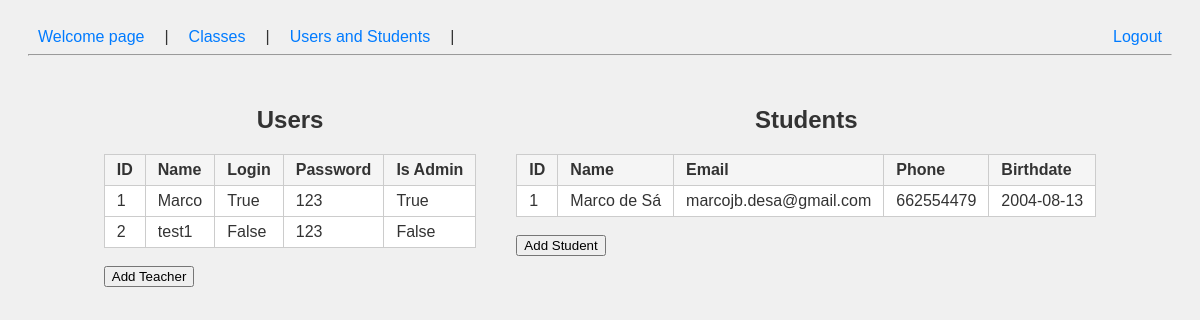
/users, run on an earlier commit of the app's database.
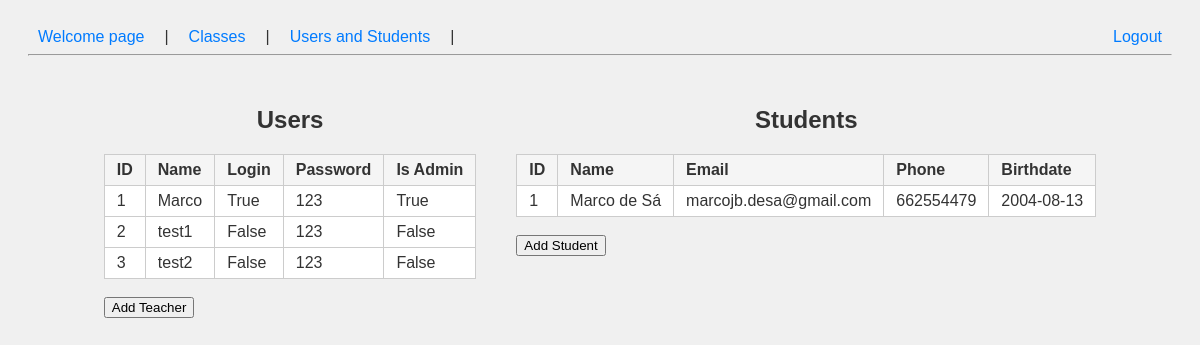
And on a later commit of the database.
### models.py (models this page shows)
class BaseModel(Model):
    class Meta:
        database = db

class User(BaseModel):
    id_user = AutoField()
    name = CharField()
    is_admin = BooleanField() # True if admin, False if teacher
    login = BooleanField(unique=False)
    password = CharField() # Store hashed passwords in production

class Student(BaseModel):
    id_student = AutoField()
    name = CharField()
    email = CharField(unique=True)
    phone = CharField(null=True)
    birthdate = DateField()

### app.py (the view)
@app.route('/users')
def user_manage():
    users = User.select()
    students = Student.select()
    current_user = User.select().where(User.login == True).first()
    return render_template('userManage.html', users=users, students=students, current_user=current_user)

### templates/userManage.html (shortened to what this page needs)
{% extends "dashboard.html" %}
{% block content %}
<div class="side-by-side-tables">
    <div>
        <h2>Users</h2>
        <table border="1">
            <tr>
                <th>ID</th>
                <th>Name</th>
                <th>Login</th>
                <th>Password</th>
                <th>Is Admin</th>
            </tr>
            {% for user in users %}
            <tr>
                <td>{{ user.id_user }}</td>
                <td>{{ user.name }}</td>
                <td>{{ user.login }}</td>
                <td>{{ user.password }}</td>
                <td>{{ user.is_admin }}</td>
            </tr>
            {% endfor %}
        </table>
        <br>
        {% if current_user and current_user.is_admin %}
        <a href='/addTeacher' class="add-student-btn">
            <button type="button">Add Teacher</button>
        </a>
        {% endif %}
    </div>
    <div>
        <h2>Students</h2>
        <table border="1">
            <tr>
                <th>ID</th>
                <th>Name</th>
                <th>Email</th>
                <th>Phone</th>
                <th>Birthdate</th>
            </tr>
            {% for student in students %}
            <tr>
                <td>{{ student.id_student }}</td>
                <td>{{ student.name }}</td>
                <td>{{ student.email }}</td>
                <td>{{ student.phone }}</td>
                <td>{{ student.birthdate }}</td>
            </tr>
            {% endfor %}
        </table>
        <br>
        {% if current_user and current_user.is_admin %}
        <a href='/add_student' class="add-student-btn">
            <button type="button">Add Student</button>
        </a>
        {% endif %}
    </div>
</div>
{% endblock %}

What changed in the data, as far as the page shows it:
added User: id_user "3", name "test2", login "False", password "123", is_admin "False"
